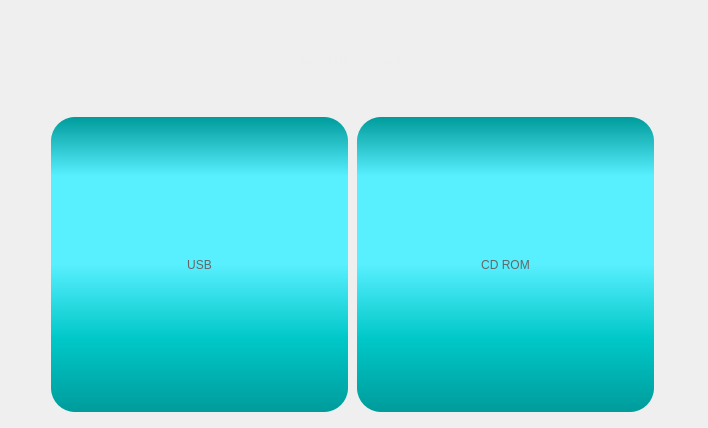
          <widget class="QWidget" name="pgImportDicom">
           <layout class="QGridLayout" name="gridLayout_20">
            <item row="0" column="0">
             <widget class="QLabel" name="label_title_12">
              <property name="minimumSize">
               <size>
                <width>0</width>
                <height>100</height>
               </size>
              </property>
              <property name="maximumSize">
               <size>
                <width>16777215</width>
                <height>100</height>
               </size>
              </property>
              <property name="styleSheet">
               <string notr="true">	color:#eeeeee;
	font: 64pt &quot;Cascadia Code SemiBold&quot;;
	padding:0px;
	margin:0px;</string>
              </property>
              <property name="text">
               <string>Select Dicom Source</string>
              </property>
              <property name="alignment">
               <set>Qt::AlignCenter</set>
              </property>
             </widget>
            </item>
            <item row="1" column="0">
             <layout class="QHBoxLayout" name="horizontalLayout_11">
              <item>
               <spacer name="horizontalSpacer_27">
                <property name="orientation">
                 <enum>Qt::Horizontal</enum>
                </property>
                <property name="sizeHint" stdset="0">
                 <size>
                  <width>40</width>
                  <height>20</height>
                 </size>
                </property>
               </spacer>
              </item>
              <item>
               <widget class="QPushButton" name="btnFromUSB">
                <property name="sizePolicy">
                 <sizepolicy hsizetype="Maximum" vsizetype="Fixed">
                  <horstretch>0</horstretch>
                  <verstretch>0</verstretch>
                 </sizepolicy>
                </property>
                <property name="minimumSize">
                 <size>
                  <width>300</width>
                  <height>300</height>
                 </size>
                </property>
                <property name="styleSheet">
                 <string notr="true">QPushButton{
font: 48pt &quot;Arial&quot;;
color:#666666;
border-radius:24px;
background-color: qlineargradient(spread:pad, x1:0, y1:0, x2:0, y2:1, stop:0 rgba(0, 155, 155, 255), stop:0.2 rgba(88, 239, 255, 255), stop:0.5 rgba(88, 239, 255, 255), stop:0.75 rgba(0, 200, 200, 255),  stop:1 rgba(0, 155, 155, 255));
padding: 0px 20px;
margin-bottom:5px;
margin-right:3px;
}

QPushButton:hover{
color:#aa3333;
background-color: qlineargradient(spread:pad, x1:0, y1:0, x2:0, y2:1, stop:0 rgba(50, 155, 155, 255), stop:0.2 rgba(150, 239, 255, 255), stop:0.5 rgba(150, 239, 255, 255), stop:0.75 rgba(50, 200, 200, 255),  stop:1 rgba(50, 155, 155, 255));
}

QPushButton:pressed{
margin-top:5px;
margin-bottom:0px;
margin-left:3px;
margin-right:0px;
}</string>
                </property>
                <property name="text">
                 <string>USB</string>
                </property>
               </widget>
              </item>
              <item>
               <widget class="QPushButton" name="btnFromCD">
                <property name="sizePolicy">
                 <sizepolicy hsizetype="Maximum" vsizetype="Fixed">
                  <horstretch>0</horstretch>
                  <verstretch>0</verstretch>
                 </sizepolicy>
                </property>
                <property name="minimumSize">
                 <size>
                  <width>300</width>
                  <height>300</height>
                 </size>
                </property>
                <property name="styleSheet">
                 <string notr="true">QPushButton{
font: 48pt &quot;Arial&quot;;
color:#666666;
border-radius:24px;
background-color: qlineargradient(spread:pad, x1:0, y1:0, x2:0, y2:1, stop:0 rgba(0, 155, 155, 255), stop:0.2 rgba(88, 239, 255, 255), stop:0.5 rgba(88, 239, 255, 255), stop:0.75 rgba(0, 200, 200, 255),  stop:1 rgba(0, 155, 155, 255));
padding: 0px 20px;
margin-bottom:5px;
margin-right:3px;
}

QPushButton:hover{
color:#aa3333;
background-color: qlineargradient(spread:pad, x1:0, y1:0, x2:0, y2:1, stop:0 rgba(50, 155, 155, 255), stop:0.2 rgba(150, 239, 255, 255), stop:0.5 rgba(150, 239, 255, 255), stop:0.75 rgba(50, 200, 200, 255),  stop:1 rgba(50, 155, 155, 255));
}

QPushButton:pressed{
margin-top:5px;
margin-bottom:0px;
margin-left:3px;
margin-right:0px;
}</string>
                </property>
                <property name="text">
                 <string>CD ROM</string>
                </property>
               </widget>
              </item>
              <item>
               <spacer name="horizontalSpacer_28">
                <property name="orientation">
                 <enum>Qt::Horizontal</enum>
                </property>
                <property name="sizeHint" stdset="0">
                 <size>
                  <width>40</width>
                  <height>20</height>
                 </size>
                </property>
               </spacer>
              </item>
             </layout>
            </item>
           </layout>
          </widget>
